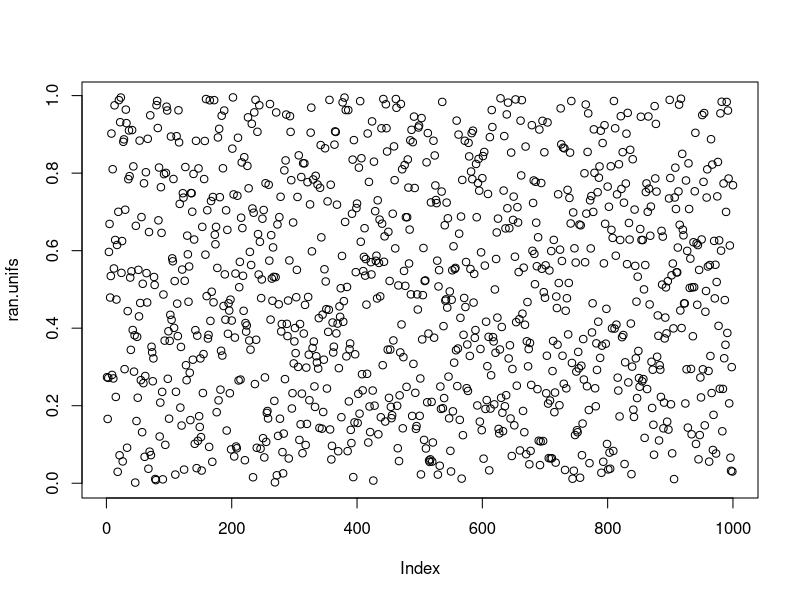
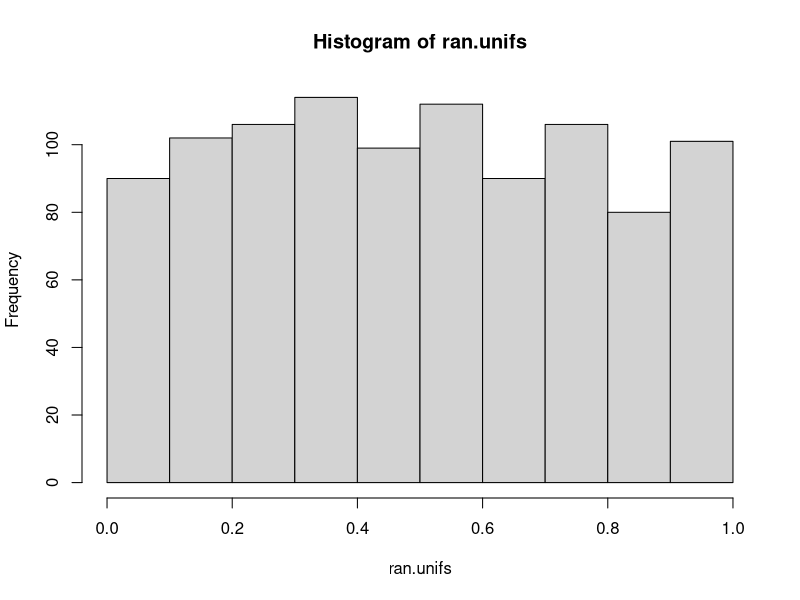
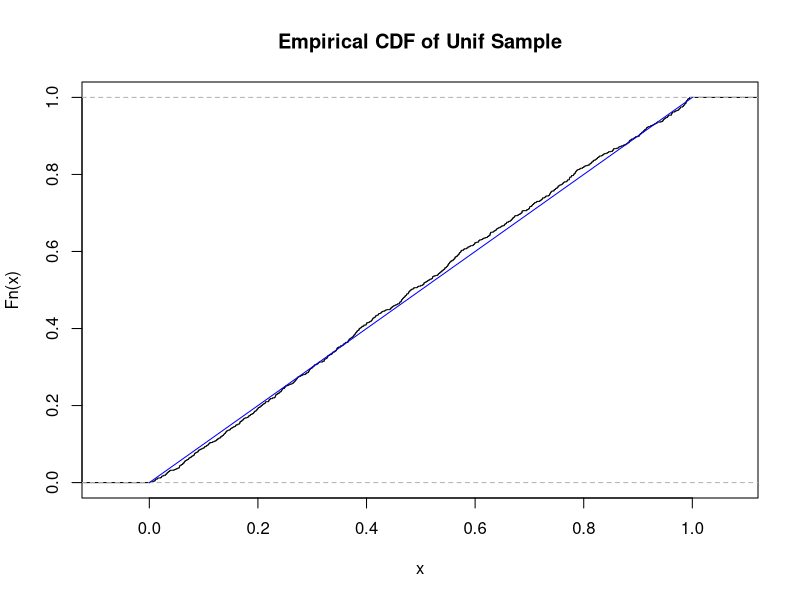
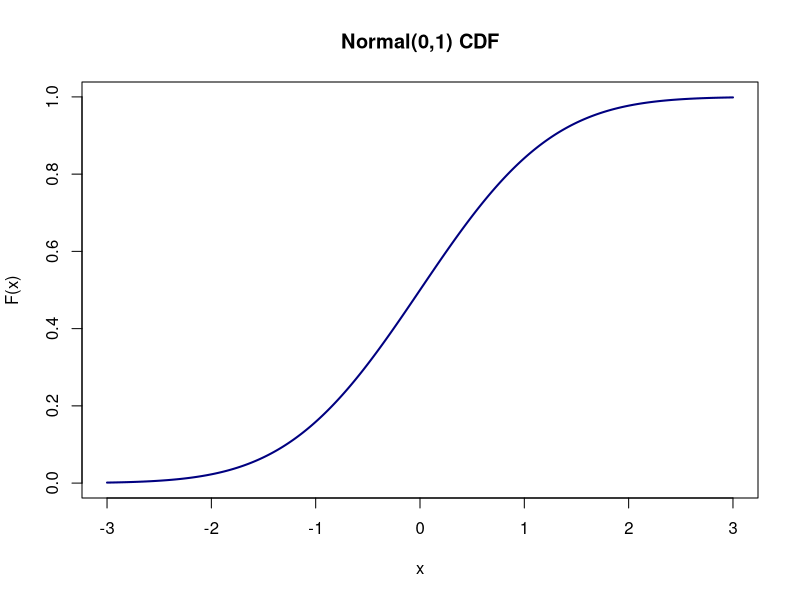
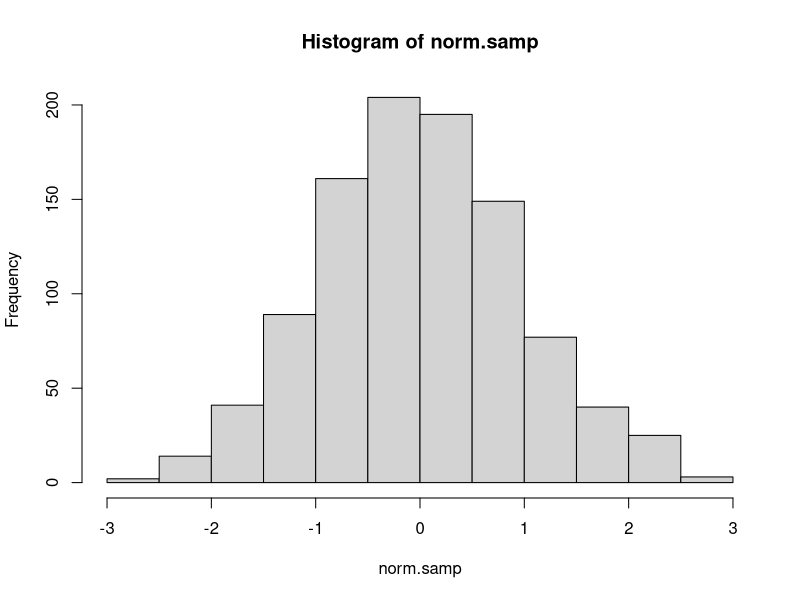
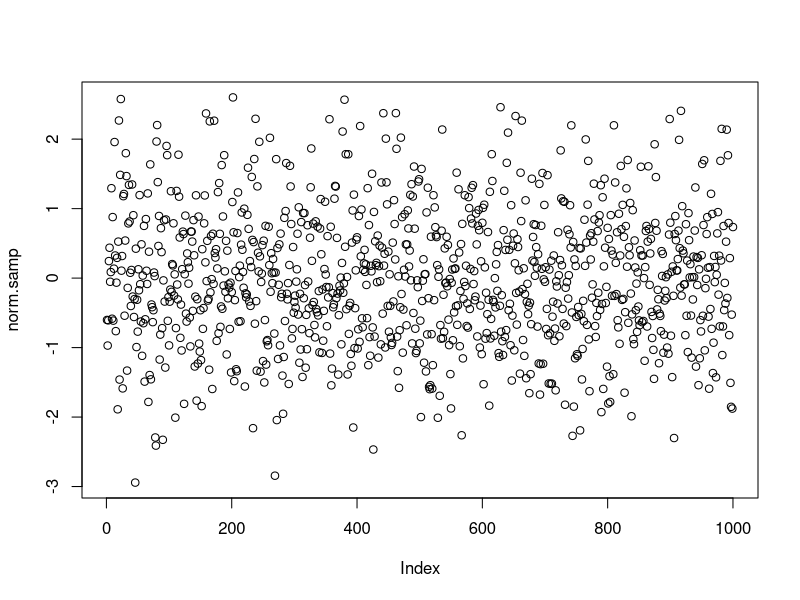
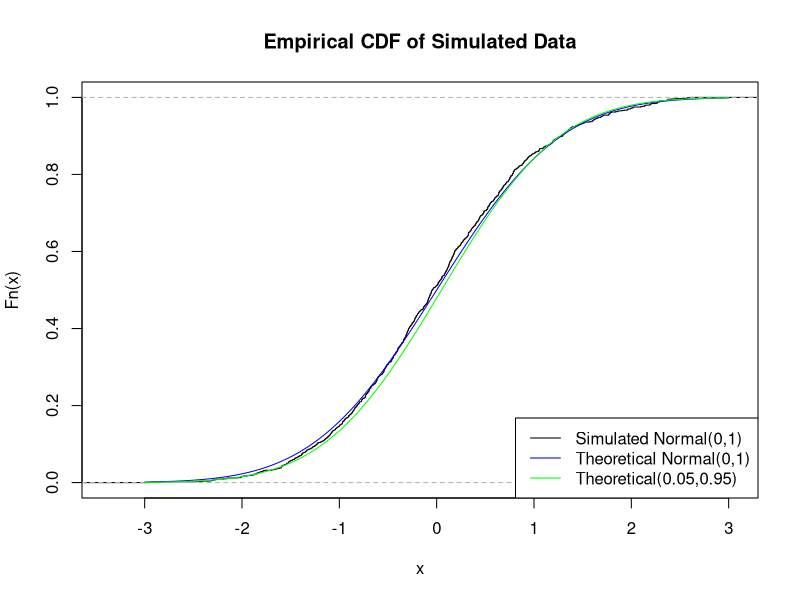
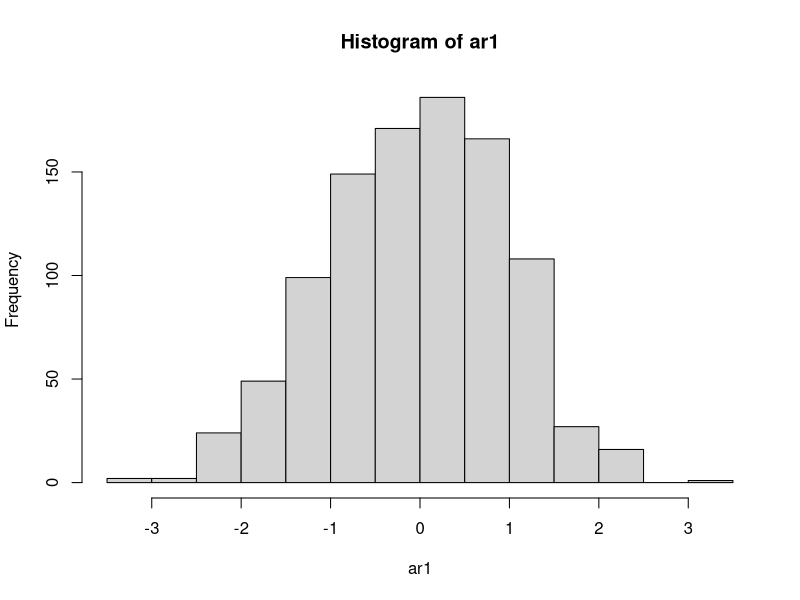

Reproduce these figures in R, in order.
#Rough transformation from any scale to [0,1] scale
set.seed(1138)
my.samp <- sample(201:1000,size=300)
head(my.samp)
head((my.samp-min(my.samp))/(max(my.samp)-min(my.samp)))


#Explaining graph in Workshop
set.seed(1138)
ran.unifs <- runif(n=1000)
head(ran.unifs)
plot(ran.unifs)
hist(ran.unifs)

mean(ran.unifs)
var(ran.unifs)
plot(ecdf(ran.unifs),main='Empirical CDF of Unif Sample')
lines(x=c(0,1),y=c(0,1),col='blue')
ks.test(ran.unifs,punif)

#Look again at Normal CDF
plot(x=seq(from=-3,to=3,by=0.01),
     y=pnorm(seq(from=-3,to=3,by=0.01)),
     type='l',col='navy',lwd=2,
     main='Normal(0,1) CDF',xlab='x',ylab='F(x)')
cbind(x=seq(from=-3,to=3,by=0.1),
      p.lt.x=pnorm(seq(from=-3,to=3,by=0.1)))

norm.samp <- qnorm(p=ran.unifs,mean=0,sd=1)
head(norm.samp)
hist(norm.samp)
plot(norm.samp)
mean(norm.samp)
var(norm.samp)

plot(ecdf(norm.samp),main='Empirical CDF of Simulated Data')
lines(x=seq(-3,3,0.01),y=pnorm(seq(-3,3,0.01)),col='blue')
ks.test(norm.samp,pnorm)
lines(x=seq(-3,3,0.01),y=pnorm(seq(-3,3,0.01),0.05,0.95),col='green')
ks.test(norm.samp,pnorm,mean=0.05,sd=0.95)
legend(x='bottomright',legend=c('Simulated Normal(0,1)',
  'Theoretical Normal(0,1)','Theoretical(0.05,0.95)'),
  col=c('black','blue','green'),lwd=1)

#Randomness: I(ndependently) I(dentically) D(istributed)

#Independence
set.seed(2010)
ar1 <- arima.sim(list(ar=0.1),n=1000)
hist(ar1)
plot(ar1)
plot(ar1[1:50],type='b')
plot(x=ar1[-1000],y=ar1[-1],
     xlab='Lagged values',ylab='Current values')
install.packages('lmtest')
require(lmtest)
dwtest(ar1~1)
plot(acf(ar1))

#Identicality
set.seed(2061)
mixed <- c(rnorm(600,5,2),rnorm(400,11,2))
plot(density(mixed),main='Empirical PDF of Sample')
plot(mixed)
plot(mixed[sample(1:1000,size=1000)])

set.seed(2046)
bern.samp <- sample(0:1,size=1000,replace=T,prob=c(0.4,0.6))
bern.samp[601:1000] <- 1 - bern.samp[601:1000]
plot(cumsum(bern.samp)/(1:1000),type='l',col='orange',
     ylab='Cumul. Prop.',main='Mixed Bernoulli Samples')

#Distribution
set.seed(3018)
cauchy.samp <- rcauchy(1000)
plot(cauchy.samp)
plot(cauchy.samp,ylim=c(-5,5))
plot(cauchy.samp[11:60])
cauchy.matrix <- matrix(cauchy.samp,ncol=20)
dim(cauchy.matrix)
apply(cauchy.matrix,2,function(z) ks.test(z,pnorm)$p.value)
sum(apply(cauchy.matrix,2,function(z) ks.test(z,pnorm)$p.value)>0.05)